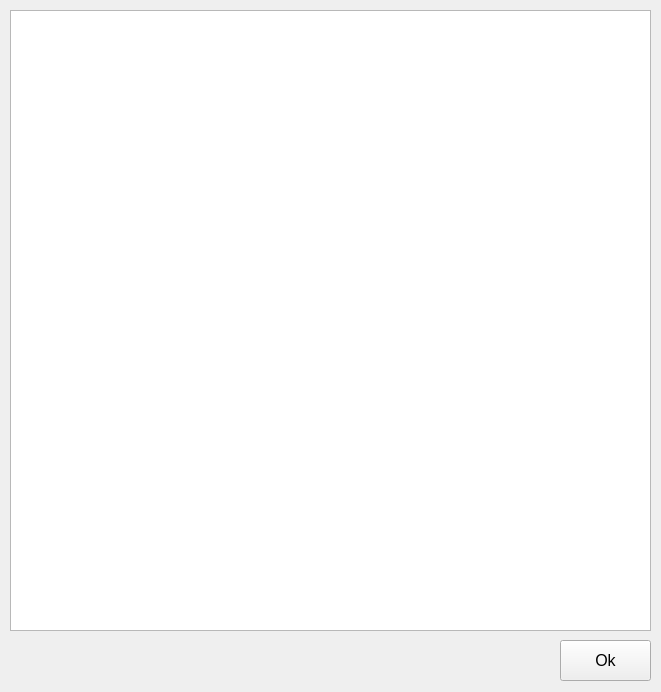
<?xml version="1.0" encoding="UTF-8"?>
<ui version="4.0">
 <class>MainWindow</class>
 <widget class="QMainWindow" name="MainWindow">
  <property name="geometry">
   <rect>
    <x>0</x>
    <y>0</y>
    <width>661</width>
    <height>692</height>
   </rect>
  </property>
  <property name="windowTitle">
   <string>Договор</string>
  </property>
  <widget class="QWidget" name="centralwidget">
   <widget class="QTextEdit" name="textEdit">
    <property name="geometry">
     <rect>
      <x>10</x>
      <y>10</y>
      <width>641</width>
      <height>621</height>
     </rect>
    </property>
    <property name="html">
     <string>&lt;!DOCTYPE HTML PUBLIC &quot;-//W3C//DTD HTML 4.0//EN&quot; &quot;http://www.w3.org/TR/REC-html40/strict.dtd&quot;&gt;
&lt;html&gt;&lt;head&gt;&lt;meta name=&quot;qrichtext&quot; content=&quot;1&quot; /&gt;&lt;style type=&quot;text/css&quot;&gt;
p, li { white-space: pre-wrap; }
&lt;/style&gt;&lt;/head&gt;&lt;body style=&quot; font-family:'MS Shell Dlg 2'; font-size:8.25pt; font-weight:400; font-style:normal;&quot;&gt;
&lt;p style=&quot;-qt-paragraph-type:empty; margin-top:12px; margin-bottom:12px; margin-left:0px; margin-right:0px; -qt-block-indent:0; text-indent:0px;&quot;&gt;&lt;br /&gt;&lt;/p&gt;&lt;/body&gt;&lt;/html&gt;</string>
    </property>
   </widget>
   <widget class="QPushButton" name="pushButton">
    <property name="geometry">
     <rect>
      <x>560</x>
      <y>640</y>
      <width>91</width>
      <height>41</height>
     </rect>
    </property>
    <property name="font">
     <font>
      <pointsize>12</pointsize>
     </font>
    </property>
    <property name="text">
     <string>Ok</string>
    </property>
   </widget>
  </widget>
 </widget>
 <resources/>
 <connections/>
</ui>
